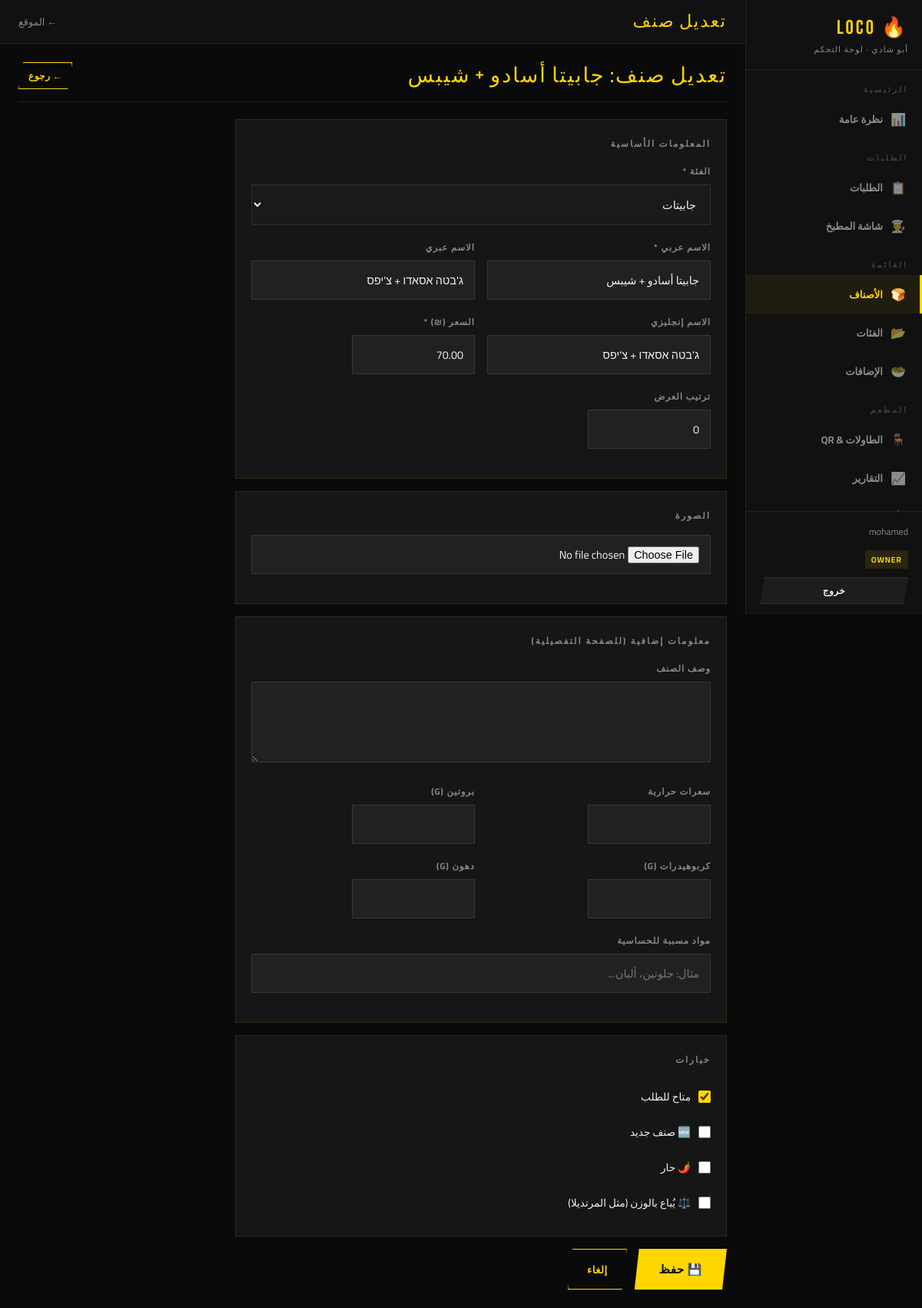
The app's page /dashboard/menu/item/1/edit/ (signed in) with its own data.
### accounts/models.py (models this page shows, shortened)
class UserProfile(models.Model):
    ROLE_CHOICES = [
        ('owner',   'Owner'),
        ('kitchen', 'Kitchen Worker'),
        ('cashier', 'Cashier'),
    ]
    user = models.OneToOneField(User, on_delete=models.CASCADE, related_name='profile')
    role = models.CharField(max_length=20, choices=ROLE_CHOICES, default='kitchen')

### menu/models.py (models this page shows, shortened)
class MenuItem(models.Model):
    category     = models.ForeignKey(Category, on_delete=models.CASCADE, related_name='items')
    name         = models.CharField(max_length=150)
    name_ar      = models.CharField(max_length=150)
    name_he      = models.CharField(max_length=150, blank=True)
    price        = models.DecimalField(max_digits=8, decimal_places=2)
    image        = models.ImageField(upload_to='menu/', blank=True, null=True)
    is_available = models.BooleanField(default=True)
    sort_order   = models.PositiveIntegerField(default=0)
    toppings     = models.ManyToManyField('Topping', blank=True, related_name='menu_items')
    description  = models.TextField(blank=True)
    calories     = models.PositiveIntegerField(null=True, blank=True)
    protein      = models.PositiveIntegerField(null=True, blank=True)
    carbs        = models.PositiveIntegerField(null=True, blank=True)
    fat          = models.PositiveIntegerField(null=True, blank=True)
    allergens    = models.CharField(max_length=255, blank=True)
    is_spicy     = models.BooleanField(default=False)
    is_new       = models.BooleanField(default=False)
    sold_by_weight = models.BooleanField(default=False)
    weight_unit    = models.CharField(
        max_length=10,
        choices=[('gram', 'גרם / غرام'), ('100g', '100 גרם'), ('kg', 'ק"ג / كيلو')],
        default='100g',
        blank=True
    )
    price_per_unit = models.DecimalField(
        max_digits=8, decimal_places=2, null=True, blank=True,
        help_text="السعر لكل وحدة (100g/kg) — اتركه فارغاً إذا كان السعر ثابت"
    )
    class Meta:
        ordering = ['sort_order']

### dashboard/views.py (the view)
    @login_required
    def wrapper(request, *args, **kwargs):
        if request.user.is_superuser:
            return view_func(request, *args, **kwargs)
        if hasattr(request.user, 'profile') and request.user.profile.role == 'owner':
            return view_func(request, *args, **kwargs)
        return redirect('kitchen')

### dashboard/views.py (called while the page is built)
def owner_required(view_func):
    @login_required
    def wrapper(request, *args, **kwargs):
        if request.user.is_superuser:
            return view_func(request, *args, **kwargs)
        if hasattr(request.user, 'profile') and request.user.profile.role == 'owner':
            return view_func(request, *args, **kwargs)
        return redirect('kitchen')
    return wrapper

@owner_required
def item_edit(request, pk):
    item = get_object_or_404(MenuItem, pk=pk)
    form = MenuItemForm(request.POST or None, request.FILES or None, instance=item)
    if form.is_valid():
        form.save()
        return redirect('dashboard:menu')
    return render(request, 'dashboard/item_form.html', {'form': form, 'action': 'تعديل', 'item': item})

### menu/models.py (called while the page is built)
    def __str__(self):
        return self.name_ar

### templates/dashboard/item_form.html (shortened to what this page needs)
{% extends 'dashboard/base_dashboard.html' %}
{% block nav_menu %}active{% endblock %}
{% block topbar_title %}{{ action }} صنف{% endblock %}
{% block content %}
<div class="page-header">
  <div class="page-head-title">{{ action }} صنف{% if item %}: {{ item.name_ar }}{% endif %}</div>
  <a href="/dashboard/menu/" class="btn btn-outline btn-sm">← رجوع</a>
</div>
<div class="form-wrap">
  <form method="POST" enctype="multipart/form-data">
    <div class="card" style="margin-bottom:16px;">
      <div class="card-title">المعلومات الأساسية</div>
      <div class="form-group">
        <label class="form-label">الفئة *</label>
        {{ form.category }}
      </div>
      <div class="form-row">
        <div class="form-group">
          <label class="form-label">الاسم عربي *</label>
          {{ form.name_ar }}
        </div>
        <div class="form-group">
          <label class="form-label">الاسم عبري</label>
          {{ form.name_he }}
        </div>
      </div>
      <div class="form-row">
        <div class="form-group">
          <label class="form-label">الاسم إنجليزي</label>
          {{ form.name }}
        </div>
        <div class="form-group">
          <label class="form-label">السعر (₪) *</label>
          {{ form.price }}
        </div>
      </div>
      <div class="form-row">
        <div class="form-group">
          <label class="form-label">ترتيب العرض</label>
          {{ form.sort_order }}
        </div>
      </div>
    </div>
    <div class="card" style="margin-bottom:16px;">
      <div class="card-title">الصورة</div>
      <div class="form-group">{{ form.image }}</div>
    </div>
    <div class="card" style="margin-bottom:16px;">
      <div class="card-title">معلومات إضافية (للصفحة التفصيلية)</div>
      <div class="form-group">
        <label class="form-label">وصف الصنف</label>
        {{ form.description }}
      </div>
      <div class="form-row">
        <div class="form-group">
          <label class="form-label">سعرات حرارية</label>
          {{ form.calories }}
        </div>
        <div class="form-group">
          <label class="form-label">بروتين (g)</label>
          {{ form.protein }}
        </div>
      </div>
      <div class="form-row">
        <div class="form-group">
          <label class="form-label">كربوهيدرات (g)</label>
          {{ form.carbs }}
        </div>
        <div class="form-group">
          <label class="form-label">دهون (g)</label>
          {{ form.fat }}
        </div>
      </div>
      <div class="form-group">
        <label class="form-label">مواد مسببة للحساسية</label>
        {{ form.allergens }}
      </div>
    </div>
    <div class="card" style="margin-bottom:16px;">
      <div class="card-title">خيارات</div>
      <div class="form-check">{{ form.is_available }}<label>متاح للطلب</label></div>
      <div class="form-check">{{ form.is_new }}<label>🆕 صنف جديد</label></div>
      <div class="form-check">{{ form.is_spicy }}<label>🌶️ حار</label></div>
      <div class="form-check">{{ form.sold_by_weight }}<label>⚖️ يُباع بالوزن (مثل المرتديلا)</label></div>
    </div>
    <div style="display:flex;gap:10px;">
      <button type="submit" class="btn btn-yellow" style="padding:12px 32px;font-size:.95rem;">💾 حفظ</button>
      <a href="/dashboard/menu/" class="btn btn-outline" style="padding:12px 24px;">إلغاء</a>
    </div>
  </form>
</div>
{% endblock %}

### templates/dashboard/base_dashboard.html (shortened to what this page needs)
<!DOCTYPE html>
<html lang="ar" dir="rtl">
<head>
</head>
<body>
<aside class="sidebar">
  <div class="sidebar-logo">
    <div class="sidebar-logo-text">🔥 LOCO</div>
    <div class="sidebar-sub">أبو شادي · لوحة التحكم</div>
  </div>
  <nav style="flex:1;overflow-y:auto;">
    <div class="nav-section">الرئيسية</div>
    <a class="nav-item {% block nav_overview %}{% endblock %}" href="/dashboard/"><span class="icon">📊</span>نظرة عامة</a>
    <div class="nav-section">الطلبات</div>
    <a class="nav-item {% block nav_orders %}{% endblock %}" href="/dashboard/orders/"><span class="icon">📋</span>الطلبات</a>
    <a class="nav-item" href="/kitchen/"><span class="icon">👨‍🍳</span>شاشة المطبخ</a>
    <div class="nav-section">القائمة</div>
    <a class="nav-item {% block nav_menu %}{% endblock %}" href="/dashboard/menu/"><span class="icon">🍞</span>الأصناف</a>
    <a class="nav-item {% block nav_cats %}{% endblock %}" href="/dashboard/menu/category/"><span class="icon">📂</span>الفئات</a>
    <a class="nav-item {% block nav_tops %}{% endblock %}" href="/dashboard/menu/topping/"><span class="icon">🥗</span>الإضافات</a>
    <div class="nav-section">المطعم</div>
    <a class="nav-item {% block nav_tables %}{% endblock %}" href="/dashboard/tables/"><span class="icon">🪑</span>الطاولات & QR</a>
    <a class="nav-item {% block nav_reports %}{% endblock %}" href="/dashboard/reports/"><span class="icon">📈</span>التقارير</a>
    <a class="nav-item {% block nav_settings %}{% endblock %}" href="/dashboard/settings/"><span class="icon">⚙️</span>الإعدادات</a>
  </nav>
  <div class="sidebar-footer">
    <div class="user-info">{{ request.user.username }}</div>
    <div class="user-role">{% if request.user.is_superuser %}SUPER{% else %}{{ request.user.profile.role|upper }}{% endif %}</div>
    <a href="/accounts/logout/" class="btn btn-ghost btn-sm" style="margin-top:10px;width:100%;justify-content:center;">خروج</a>
  </div>
</aside>
<div class="main">
  <div class="topbar">
    <div class="page-title-bar">{% block topbar_title %}{% endblock %}</div>
    <div style="display:flex;align-items:center;gap:12px;">
      <a href="/" style="color:var(--gray);font-size:.8rem;">← الموقع</a>
    </div>
  </div>
  <div class="content">
    {% block content %}{% endblock %}
  </div>
</div>
</body>
</html>

### templates/dashboard/base_dashboard.html (style rules this page uses)
:root { --black:#0a0a0a;--deep:#111;--card:#161616;--card2:#1c1c1c;--yellow:#FFD600;--orange:#FF6B00;--red:#CC2200;--white:#F5F0E8;--gray:#888;--green:#00aa44;--border:rgba(255,214,0,0.1); }
*,*::before,*::after { margin:0;padding:0;box-sizing:border-box; }
body { background:var(--black);color:var(--white);font-family:'Cairo',sans-serif;min-height:100vh;display:flex; }
a { color:var(--yellow);text-decoration:none; }
.sidebar { width:230px;background:var(--deep);border-left:1px solid var(--border);flex-shrink:0;position:fixed;top:0;right:0;height:100vh;overflow-y:auto;display:flex;flex-direction:column;z-index:50; }
.sidebar-logo { padding:20px 18px 16px;border-bottom:1px solid var(--border); }
.sidebar-logo-text { font-family:'Bebas Neue',sans-serif;font-size:1.6rem;color:var(--yellow);letter-spacing:3px; }
.sidebar-sub { font-size:.68rem;color:var(--gray);letter-spacing:1px;margin-top:2px; }
.nav-section { padding:10px 18px 4px;font-size:.62rem;font-weight:700;color:rgba(255,255,255,.2);letter-spacing:3px;text-transform:uppercase;margin-top:6px; }
.nav-item { display:flex;align-items:center;gap:10px;padding:10px 18px;color:rgba(245,240,232,.55);font-size:.82rem;font-weight:700;transition:all .15s;border-right:3px solid transparent;text-decoration:none; }
.nav-item .icon { font-size:1rem;width:20px;text-align:center;flex-shrink:0; }
.nav-item.active { color:var(--yellow);background:rgba(255,214,0,.06);border-right-color:var(--yellow); }
.sidebar-footer { padding:14px 18px;border-top:1px solid var(--border);margin-top:auto; }
.user-info { font-size:.75rem;color:var(--gray);margin-bottom:8px; }
.user-role { display:inline-block;background:rgba(255,214,0,.1);color:var(--yellow);font-size:.65rem;padding:2px 8px;font-weight:700;letter-spacing:1px; }
.main { margin-right:230px;flex:1;min-width:0;min-height:100vh;display:flex;flex-direction:column; }
.topbar { background:var(--deep);border-bottom:1px solid var(--border);padding:14px 24px;display:flex;justify-content:space-between;align-items:center;position:sticky;top:0;z-index:40; }
.page-title-bar { font-family:'Bebas Neue',sans-serif;font-size:1.4rem;color:var(--yellow);letter-spacing:2px; }
.content { padding:24px;flex:1; }
.btn { display:inline-flex;align-items:center;gap:6px;padding:9px 20px;border:none;cursor:pointer;font-family:'Cairo',sans-serif;font-weight:900;font-size:.82rem;letter-spacing:.5px;transition:all .15s;clip-path:polygon(6px 0%,100% 0%,calc(100% - 6px) 100%,0% 100%);text-decoration:none; }
.btn-yellow { background:var(--yellow);color:var(--black); }
.btn-outline { background:transparent;color:var(--yellow);border:1.5px solid var(--yellow); }
.btn-sm { padding:5px 12px;font-size:.75rem; }
.btn-ghost { background:rgba(255,255,255,.05);color:var(--white);border:1px solid rgba(255,255,255,.08); }
.card { background:var(--card);border:1px solid var(--border);padding:20px; }
.card-title { font-size:.72rem;font-weight:700;color:var(--gray);letter-spacing:2px;text-transform:uppercase;margin-bottom:14px; }
.form-wrap { max-width:640px; }
.form-group { margin-bottom:18px; }
.form-label { display:block;font-size:.72rem;font-weight:700;color:var(--gray);letter-spacing:1px;margin-bottom:6px;text-transform:uppercase; }
.form-input,.form-select,.form-textarea { width:100%;background:rgba(255,255,255,.05);border:1px solid rgba(255,255,255,.1);color:var(--white);padding:11px 14px;font-family:'Cairo',sans-serif;font-size:.9rem;transition:border-color .2s;border-radius:1px; }
.form-select { background-color:#1a1a1a; }
.form-textarea { resize:vertical;min-height:90px; }
.form-check { display:flex;align-items:center;gap:10px;padding:10px 0; }
.form-check input { accent-color:var(--yellow);width:16px;height:16px; }
.form-check label { font-size:.85rem;color:var(--white);cursor:pointer; }
.form-row { display:grid;grid-template-columns:1fr 1fr;gap:16px; }
.page-header { display:flex;justify-content:space-between;align-items:center;margin-bottom:22px;padding-bottom:16px;border-bottom:1px solid var(--border); }
.page-head-title { font-family:'Bebas Neue',sans-serif;font-size:1.7rem;color:var(--yellow);letter-spacing:2px; }

### records on screen
MenuItem: name_ar "جابيتا أسادو + شيبس", category "جابيتات", name_he "ג'בטה אסאדו + צ'יפס", name "ג'בטה אסאדו + צ'יפס", price "70.00", sort_order "0", is_available "☑"

### other values on screen
{{ request.user.username }} "mohamed"
{{ request.user.profile.role|upper }} "OWNER"
{{ action }} "تعديل"
